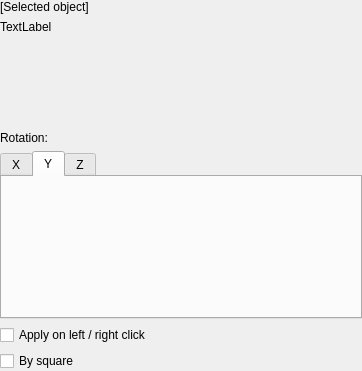
<?xml version="1.0" encoding="UTF-8"?>
<ui version="4.0">
 <class>PanelTransformations</class>
 <widget class="QWidget" name="PanelTransformations">
  <property name="geometry">
   <rect>
    <x>0</x>
    <y>0</y>
    <width>362</width>
    <height>371</height>
   </rect>
  </property>
  <property name="windowTitle">
   <string>Form</string>
  </property>
  <layout class="QGridLayout" name="gridLayout">
   <property name="leftMargin">
    <number>0</number>
   </property>
   <property name="topMargin">
    <number>0</number>
   </property>
   <property name="rightMargin">
    <number>0</number>
   </property>
   <property name="bottomMargin">
    <number>0</number>
   </property>
   <item row="0" column="0">
    <layout class="QVBoxLayout" name="verticalLayout">
     <item>
      <widget class="QLabel" name="labelSelectedObjectTitle">
       <property name="text">
        <string>[Selected object]</string>
       </property>
      </widget>
     </item>
     <item>
      <widget class="QLabel" name="labelSelectedObject">
       <property name="minimumSize">
        <size>
         <width>0</width>
         <height>105</height>
        </size>
       </property>
       <property name="maximumSize">
        <size>
         <width>16777215</width>
         <height>105</height>
        </size>
       </property>
       <property name="text">
        <string>TextLabel</string>
       </property>
       <property name="alignment">
        <set>Qt::AlignLeading|Qt::AlignLeft|Qt::AlignTop</set>
       </property>
      </widget>
     </item>
     <item>
      <widget class="QLabel" name="labelRotation">
       <property name="text">
        <string>Rotation:</string>
       </property>
      </widget>
     </item>
     <item>
      <widget class="QTabWidget" name="tabWidget">
       <property name="currentIndex">
        <number>1</number>
       </property>
       <widget class="QWidget" name="tab">
        <attribute name="title">
         <string>X</string>
        </attribute>
        <layout class="QGridLayout" name="gridLayout_3">
         <item row="0" column="0">
          <widget class="PanelSubTransformation" name="panelSubTransformationX" native="true"/>
         </item>
        </layout>
       </widget>
       <widget class="QWidget" name="tab_2">
        <attribute name="title">
         <string>Y</string>
        </attribute>
        <layout class="QGridLayout" name="gridLayout_2">
         <item row="0" column="0">
          <widget class="PanelSubTransformation" name="panelSubTransformationY" native="true"/>
         </item>
        </layout>
       </widget>
       <widget class="QWidget" name="tab_3">
        <attribute name="title">
         <string>Z</string>
        </attribute>
        <layout class="QGridLayout" name="gridLayout_4">
         <item row="0" column="0">
          <widget class="PanelSubTransformation" name="panelSubTransformationZ" native="true"/>
         </item>
        </layout>
       </widget>
      </widget>
     </item>
     <item>
      <widget class="QCheckBox" name="checkBoxApplyLeftRightClick">
       <property name="enabled">
        <bool>true</bool>
       </property>
       <property name="text">
        <string>Apply on left / right click</string>
       </property>
       <property name="checked">
        <bool>false</bool>
       </property>
      </widget>
     </item>
     <item>
      <widget class="QCheckBox" name="checkBoxBySquare">
       <property name="text">
        <string>By square</string>
       </property>
      </widget>
     </item>
    </layout>
   </item>
  </layout>
 </widget>
 <customwidgets>
  <customwidget>
   <class>PanelSubTransformation</class>
   <extends>QWidget</extends>
   <header>panelsubtransformation.h</header>
   <container>1</container>
  </customwidget>
 </customwidgets>
 <resources/>
 <connections/>
</ui>
